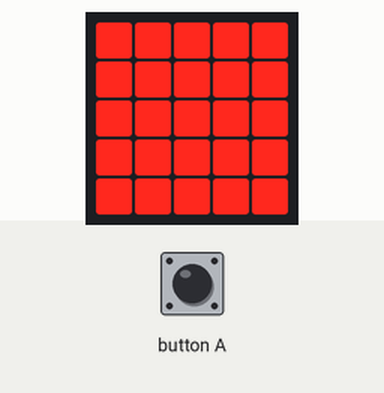
This program was run on a simulated BBC micro:bit (MakeCode). On the bench: the board's 5×5 LED display. The inputs (shaded band) are chosen by the test bench.

Above: at 0.1 s.
2.7 s: button A pressed for 0.15 s
At 3.45 s:
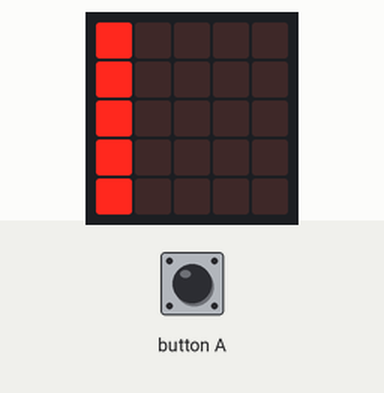
At 4.05 s:
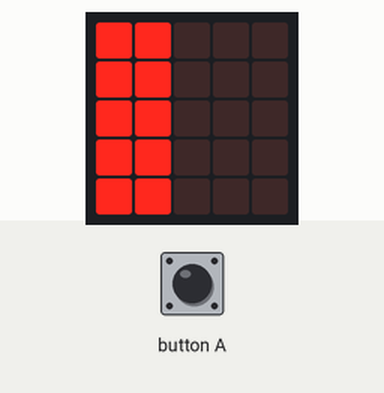
Timing chart, 0 to 5.7 s (numbered marks = the images above; inputs shaded):
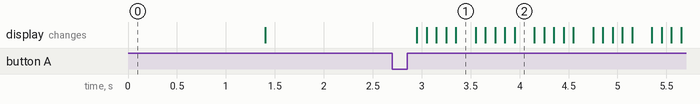

The program:

main.ts
```typescript
input.onButtonPressed(Button.A, function () {
    for (let X = 0; X <= 5; X++) {
        z = 5
        for (let Y = 0; Y <= 5; Y++) {
            led.plot(X, z)
            z += -1
            basic.pause(100)
        }
    }
})
let z = 0
basic.showLeds(`
    # # # # #
    # # # # #
    # # # # #
    # # # # #
    # # # # #
    `)
basic.pause(1000)
basic.clearScreen()
```

test.ts
```typescript
// i test vanno qui; questi non saranno compilati quando questo pacchetto viene usato come estensione.
```

Measured:
- after the input at 2.7 s, the display: first changes after 0.25 s (image 1 shows a later state)
